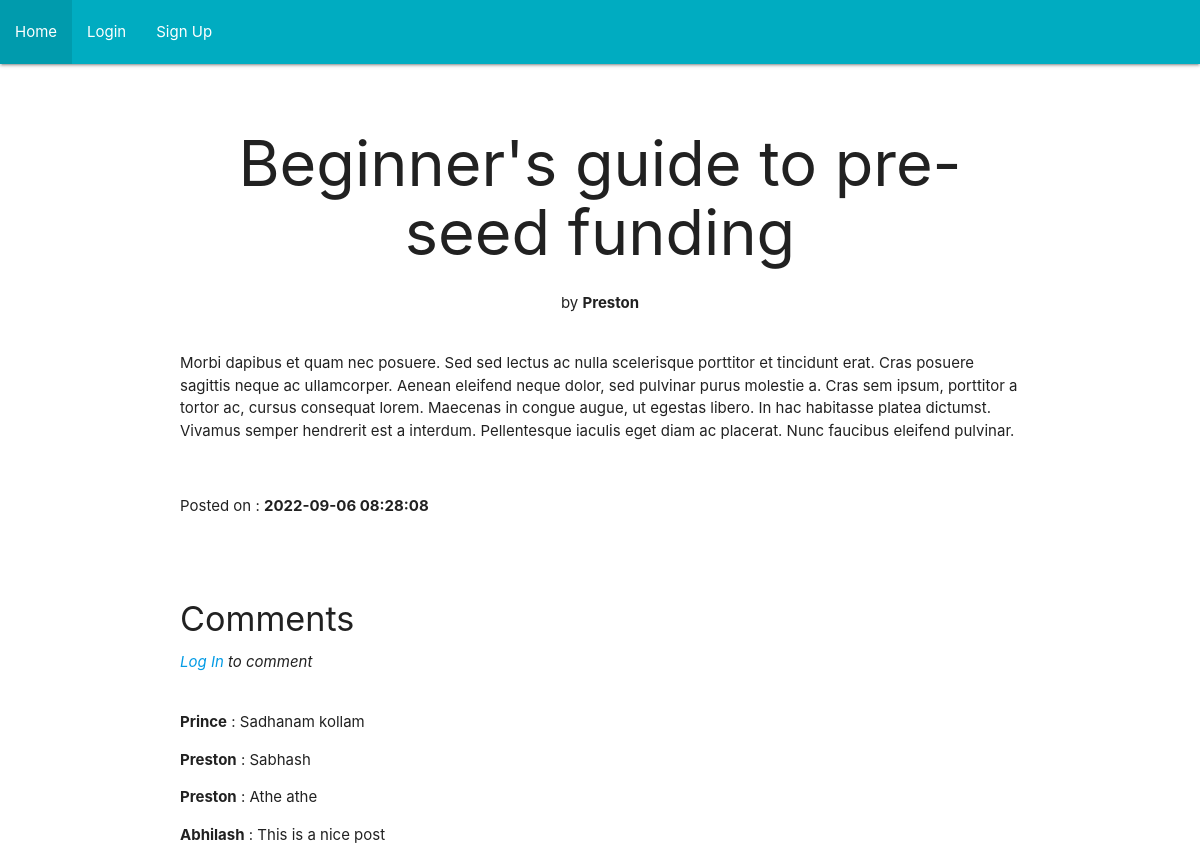
Screenshot of /post/2 with the database file from the repository.
### app/models.py (models this page shows)
class Post(db.Model):
    id = db.Column(db.Integer, primary_key=True)
    title = db.Column(db.String(100))
    data = db.Column(db.String(10000))
    date = db.Column(db.DateTime(timezone=True), default=func.now())
    user_id = db.Column(db.Integer, db.ForeignKey('user.id'))
    comments = db.relationship('Comment')

class User(db.Model, UserMixin):
    id = db.Column(db.Integer, primary_key=True)
    email = db.Column(db.String(150), unique=True)
    password = db.Column(db.String(150))
    first_name = db.Column(db.String(150))
    posts = db.relationship('Post')

class Comment(db.Model):
    id = db.Column(db.Integer, primary_key=True)
    data = db.Column(db.String(10000))
    user_id = db.Column(db.Integer, db.ForeignKey('user.id'))
    post_id = db.Column(db.Integer, db.ForeignKey('post.id'))

### app/views.py (the view, shortened to what this page needs)
@views.route('/post/<postId>', methods=['GET', 'POST'])
def viewpost(postId):
    post = Post.query.get(postId)
    author = User.query.get(post.user_id)
    users = User.query.all()
    return render_template('view_a_post.html', post=post, user=current_user, author=author, users=users)

### app/templates/view_a_post.html (shortened to what this page needs)
{% extends "base.html" %}
{% block content%}
<br>
<center>
    <h1>{{post.title}}</h1>
    by <b>{{author.first_name}}</b>
</center>
<br>
<p>{{post.data}}</p>
<br>
<p>Posted on : <b>{{post.date}}</b></p>
<br><br>
<h4>Comments</h4>
{% if current_user.is_authenticated %}
<form method="post">
    <textarea name="data" class="materialize-textarea" id="comment" placeholder="Comment"></textarea>
    <input type="text" name="user_id" class="form-control" id="comment" hidden value="{{user.id}}">
    <br>
    <button type="submit" class="btn btn-primary">Post Comment</button>
</form>
{% else %}
<i><a href="/login">Log In</a> to comment</i><br>
{% endif %}
<br>
{% for comment in post.comments %}
    <p><b>{{users[comment.user_id - 1].first_name}}</b> : {{comment.data}}</p>
{% endfor %}
{% endblock %}

### rows the page displays
Post: title "Beginner's guide to pre-seed funding", data "Morbi dapibus et quam nec posuere. Sed sed lectus ac nulla scelerisque porttitor et tincidunt erat. Cras posuere sagittis neque ac ullamcorper. Aenean eleifend neque dolor, sed pulvinar purus molestie a. Cras sem ipsum, porttitor a tortor ac, cursus consequat lorem. Maecenas in congue augue, ut egestas libero. In hac habitasse platea dictumst. Vivamus semper hendrerit est a interdum. Pellentesque iaculis eget diam ac placerat. Nunc faucibus eleifend pulvinar.", date "2022-09-06 08:28:08"
User: first_name "Preston"
Comment: data "Sadhanam kollam"
User: first_name "Prince"
Comment: data "Sabhash"
Comment: data "Athe athe"
Comment: data "This is a nice post"
User: first_name "Abhilash"
